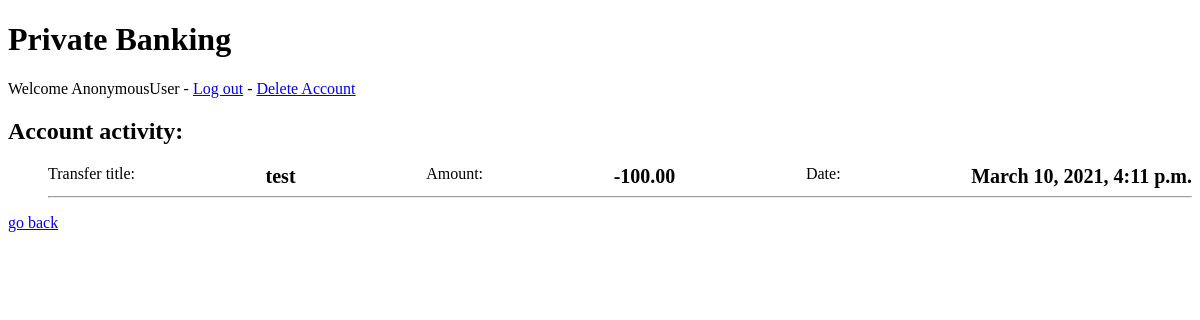
Page /banking_app/activity/1 on the earlier database version.
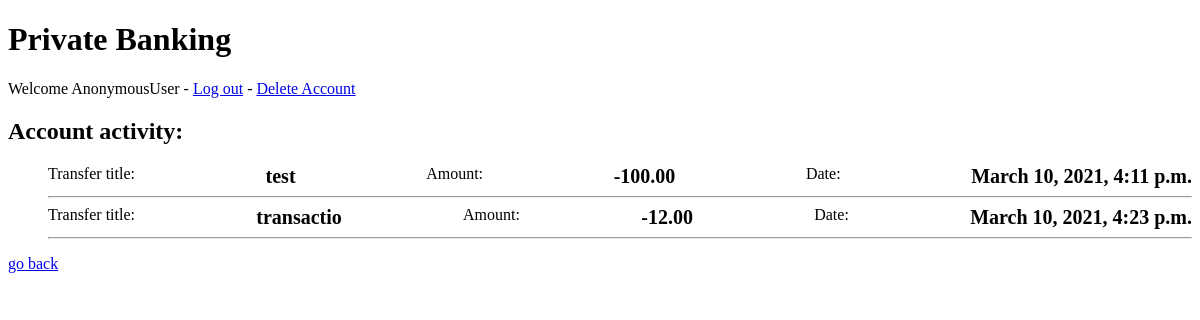
Same page on the later database version.
### banking_app/models.py (models this page shows, shortened)
class Ledger(models.Model):
    account = models.ForeignKey(Account, on_delete=models.CASCADE, related_name="fromAccount")
    amount = models.DecimalField(max_digits=100, decimal_places=2)
    text = models.CharField(null=True, max_length=200)
    timestamp = models.DateTimeField(auto_now_add=True)
    transaction_id = models.CharField(max_length=100, blank=True)

### banking_app/views.py (the view)
# urls.py: path('activity/<account_id>', views.activity, name='activity'),
def activity(request, account_id):
    activities = Ledger.objects.filter(account=account_id)
    context = {
        'activities': activities,
    }
    return render(request, 'banking_app/activity.html', context)

### banking_app/templates/banking_app/activity.html
{% extends 'banking_app/base.html' %} {% block content %}
<h2>Account activity:</h2>
<ol>
  {% for activity in activities %}
  <li style="display: flex; justify-content: space-between">
    Transfer title: <span style="font-weight: bold; font-size: 20px;">{{ activity.text }}</span>
    Amount: <span style="font-weight: bold; font-size: 20px;">{{ activity.amount }}</span>
    Date: <span style="font-weight: bold; font-size: 20px;">{{ activity.timestamp }}</span>
  </li>
  <hr />
  {% endfor %}
</ol>
<a href={% url 'banking_app:index' %}>go back</a>
{% endblock %}

Differences in the rows shown:
added Ledger: text "transactio", amount "-12.00", timestamp "March 10, 2021, 4:23 p.m."
